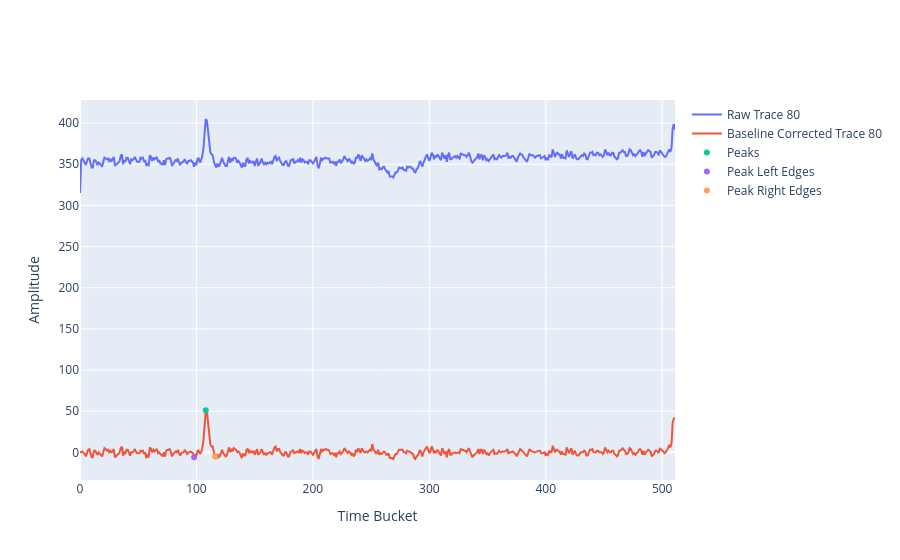

Notebook cell for this chart:
### Markdown cell above
### Analyzing

Now that we've loaded our data, it's time to do some analysis! Step one is just to see what some traces look like, without any analysis at all. Again here, we're going to pick a random trace to look at, but you may want to pick a specific trace depending on your needs.

### Code cell
trace_number = random.randint(0, len(event_data))
# trace_number = find_trace_from_padid(event, 397)
raw_trace_data = event_data[trace_number]
time_bucket_range = np.arange(start=0, stop=512)

fig = go.Figure()
fig.add_trace(
    go.Scatter(x=time_bucket_range, y=raw_trace_data[GET_DATA_TRACE_START:GET_DATA_TRACE_STOP], mode="lines", name=f"Raw Trace {trace_number}")
)
fig.add_trace(
    go.Scatter(x=time_bucket_range, y=event.traces[trace_number].trace, mode="lines",name=f"Baseline Corrected Trace {trace_number}")
)
print(f"Trace Number: {trace_number}")
print(f"Trace Hardware: {event.traces[trace_number].hw_id}")
peak_amps = []
peak_cents = []
peak_left = []
peak_left_amps = []
peak_right = []
peak_right_amps = []
for peak in event.traces[trace_number].get_peaks():
    peak_amps.append(peak.amplitude)
    peak_cents.append(np.floor(peak.centroid))
    peak_left.append(peak.positive_inflection)
    peak_right.append(peak.negative_inflection)
    peak_left_amps.append(event.traces[trace_number].trace[int(peak.positive_inflection)])
    peak_right_amps.append(event.traces[trace_number].trace[int(peak.negative_inflection)])
print(f"Peak centroids: {peak_cents}")
fig.add_trace(
    go.Scatter(x=peak_cents, y=peak_amps, mode="markers", name="Peaks")
)
fig.add_trace(
    go.Scatter(x=peak_left, y=peak_left_amps, mode="markers", name="Peak Left Edges")
)
fig.add_trace(
    go.Scatter(x=peak_right, y=peak_right_amps, mode="markers", name="Peak Right Edges")
)
fig.update_legends()
fig.update_layout(
    xaxis_title="Time Bucket",
    yaxis_title="Amplitude",
    showlegend=True
)
fig.show()

### Figure 1 — Plotly figure (JSON) as saved in the notebook; plotly's stock layout.template omitted (floating-point values rounded to 4 significant figures; data arrays with more than 128 entries replaced by an {"elided": "..."} marker saying what was removed)
{"data": [{"mode": "lines", "name": "Raw Trace 80", "type": "scatter", "x": {"elided": "512 int values"}, "y": {"elided": "512 int values"}}, {"mode": "lines", "name": "Baseline Corrected Trace 80", "type": "scatter", "x": {"elided": "512 int values"}, "y": {"elided": "512 int values"}}, {"mode": "markers", "name": "Peaks", "type": "scatter", "x": [108], "y": [51]}, {"mode": "markers", "name": "Peak Left Edges", "type": "scatter", "x": [98], "y": [-6]}, {"mode": "markers", "name": "Peak Right Edges", "type": "scatter", "x": [116], "y": [-5]}], "layout": {"autosize": true, "showlegend": true, "xaxis": {"autorange": true, "range": [0, 511], "title": {"text": "Time Bucket"}, "type": "linear"}, "yaxis": {"autorange": true, "range": [-39.11, 428.4], "title": {"text": "Amplitude"}, "type": "linear"}}}
